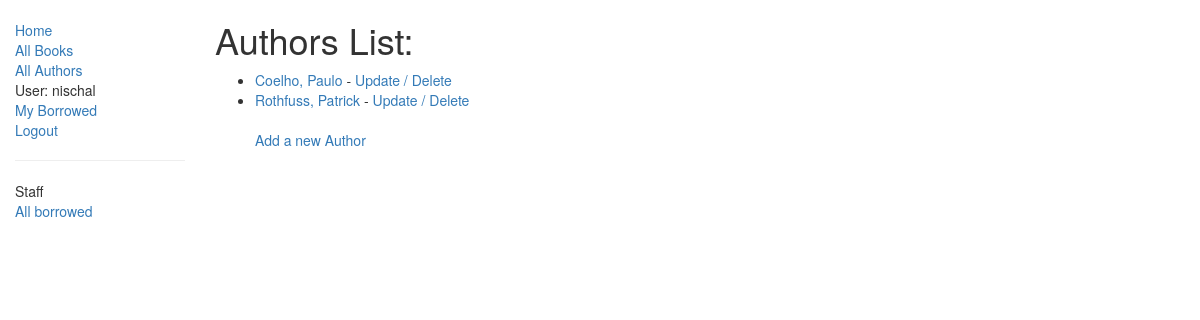
The page /catalog/authors/ (signed in) on the database as committed earlier.
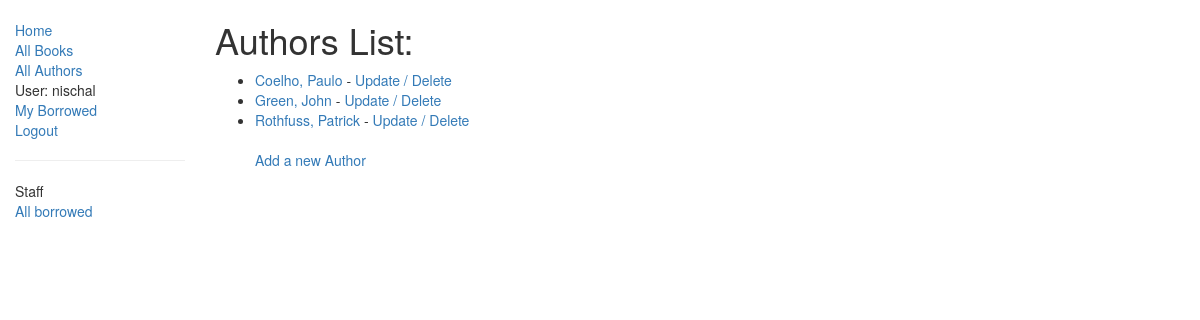
The same page on the database as committed later.
### catalog/models.py (models this page shows)
class Author(models.Model):
	first_name = models.CharField(max_length=100)
	last_name = models.CharField(max_length=100)
	date_of_birth = models.DateField(null=True, blank=True)
	date_of_death = models.DateField('Died', null=True, blank=True)
	class Meta:
		ordering = ['last_name', 'first_name']
	def get_absolute_url(self):
		return reverse('catalog:author-detail', args=[str(self.id)])
	def __str__(self):
		return '{0}, {1}'.format(self.last_name,self.first_name)

### catalog/views.py (the view)
class AuthorListView(ListView):
	model = Author
	paginate_by = 5

### catalog/templates/catalog/author_list.html
{% extends "base_generic.html" %}
{% block content %}
    <h1>Authors List:</h1>
    {% if author_list %}
    <ul>
        {% for author in author_list %}
        <li><a href="{{ author.get_absolute_url }}">{{ author }}</a>{% if perms.catalog.can_mark_returned %} - <a href="{% url 'catalog:author-update' author.pk %}">Update /</a> <a href="{% url 'catalog:author-delete' author.pk %}">Delete</a>{% endif %}</li>
        {% endfor %}
        {% if perms.catalog.can_mark_returned %}
        <br>
        <a href="{% url 'catalog:author-create' %}">Add a new Author</a>
        {% endif %}
    </ul>
    {% else %}
        <p>There are no authors in the Library!</p>
    {% endif %}
{% endblock content %}

Rows that differ between the two databases and show on the page:
added Author: last_name+first_name "Green, John"
